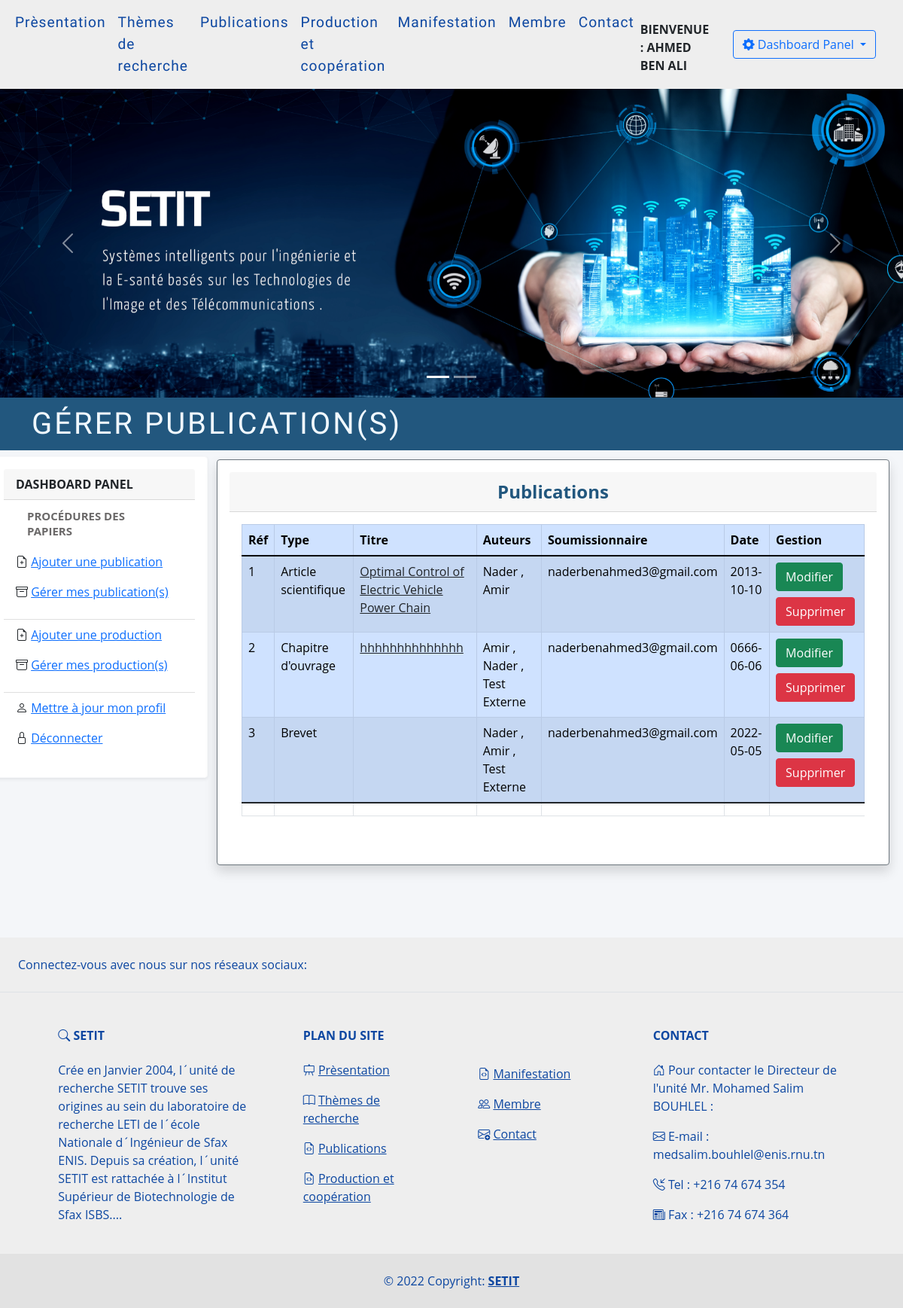
The app's page /view_paper.php (signed in) with its own data.
### tables this page shows
CREATE TABLE `lrsetitauteur_publication` (
  `id` int(11) NOT NULL,
  `id_papier` int(11) NOT NULL,
  `type` varchar(255) NOT NULL,
  `titre` varchar(255) NOT NULL,
  `auteur` varchar(255) NOT NULL,
  `mail_auteur` varchar(255) NOT NULL,
  `soumissionnaire` varchar(255) NOT NULL,
  `date` date NOT NULL,
  `approve` int(11) NOT NULL DEFAULT 0,
  `existe` tinyint(1) NOT NULL DEFAULT 1
);

### view_paper.php (the view, shortened to what this page needs)
<!DOCTYPE html>
<html lang="en">
<head>
    <link href="https://cdn.jsdelivr.net/npm/bootstrap@5.1.3/dist/css/bootstrap.min.css" rel="stylesheet">
    <link rel="stylesheet" href="https://cdn.jsdelivr.net/npm/bootstrap-icons@1.8.1/font/bootstrap-icons.css">
    <link rel="stylesheet" href="style.css" >
    <link href="https://cdn.jsdelivr.net/npm/vanilla-datatables@latest/dist/vanilla-dataTables.min.css" rel="stylesheet" type="text/css">
    <link rel="stylesheet" href="sweetalert2.min.css">
    <link rel="stylesheet" type="text/css" href="https://cdn.datatables.net/v/bs5/jq-3.6.0/jszip-2.5.0/dt-1.11.5/af-2.3.7/b-2.2.2/b-colvis-2.2.2/b-html5-2.2.2/b-print-2.2.2/cr-1.5.5/date-1.1.2/fc-4.0.2/fh-3.2.2/kt-2.6.4/r-2.2.9/rg-1.1.4/rr-1.2.8/sc-2.0.5/sb-1.3.2/sp-2.0.0/sl-1.3.4/sr-1.1.0/datatables.min.css"/>
</head>
<body>
<?php
$nom=$_SESSION['nom'];
$prenom=$_SESSION['prenom'];
$mail=$_SESSION['mail'];
require_once ("password-connection.php");
$query="SELECT * FROM `lrsetitauteur_publication` WHERE  `soumissionnaire`= '$mail' OR `mail_auteur` LIKE '%$mail%' " ;
$result=mysqli_query($con,$query);
?>
<nav class="navbar navbar-expand-lg navbar-light  sticky-top" style="background-color:#EEEEEE;" >
  <div class="container-fluid" >
    <div class="collapse navbar-collapse" id="navbarSupportedContent">
      <ul class="navbar-nav me-auto mb-2 mb-lg-0">
      <li class="nav-item dropdown">
        <a class="nav-link active" aria-current="page" href="index.php"  style="color:#0d47a1">
          Prèsentation
          </a>
        </li>
        <li class="nav-item dropdown">
          <a class="nav-link active" aria-current="page" href="theme.php"  style="color:#0d47a1">
            Thèmes de recherche
          </a>
        </li>
        <li class="nav-item">
          <a class="nav-link active" aria-current="page" href="papers.php"  style="color:#0d47a1">
            Publications
          </a>
        </li>
        <li class="nav-item dropdown">
          <a class="nav-link active" aria-current="page" href="production.php"  style="color:#0d47a1">
            Production  et coopération
          </a>
        </li>
        <li class="nav-item dropdown">
          <a class="nav-link active" aria-current="page" href="evenements.php"  style="color:#0d47a1">
          Manifestation
          </a>
        </li>
        <li class="nav-item dropdown">
          <a class="nav-link active" aria-current="page" href="membre.php"  style="color:#0d47a1">
            Membre
          </a>
        </li>
        <li class="nav-item ">
          <a class="nav-link active" aria-current="page" href="contact.php"  style="color:#0d47a1">
            Contact
          </a>
        </li>
      </ul>
      <div class="input-text mt-2">
        <span class="fw-bold"> BIENVENUE : <?php echo (strtoupper($prenom.' '.$nom));?></span>
      </div>
      <div class="dropdown mx-4">
        <button class="btn btn-outline-primary dropdown-toggle" type="button" id="dropdownMenuButton2" data-bs-toggle="dropdown" aria-expanded="false">
        <i class="bi bi-gear-fill"></i> Dashboard Panel
        </button>
      </div>
    </div>
  </div>
</nav>
<div id="demo" class="carousel slide carousel-fade" data-bs-ride="carousel">
  <div class="carousel-indicators">
    <button type="button" data-bs-target="#demo" data-bs-slide-to="0" class="active"></button>
    <button type="button" data-bs-target="#demo" data-bs-slide-to="1"></button>
  </div>
<div class="carousel-inner">
  <div class="carousel-item active">
    <img src="image/1.png" alt="image" class="d-block" style="width:100%">
  </div>
</div>
<button class="carousel-control-prev" type="button" data-bs-target="#demo" data-bs-slide="prev">
  <span class="carousel-control-prev-icon"></span>
</button>
<button class="carousel-control-next" type="button" data-bs-target="#demo" data-bs-slide="next">
  <span class="carousel-control-next-icon"></span>
</button>
</div>
  <section class="headpage ">
    <h1 class="container "style="text-color:white;">
      gérer publication(s)
    </h1>
  </section>
<div class="row">
    <div class="card border-light shadow-sm p-3 mb-5 bg-body rounded" style="width: 18rem; height:100%;">
      <div class="card-header fw-bold">
        DASHBOARD PANEL
      </div>
      <ul class="list-group list-group-flush">
        <li class="list-group-item"><p class="nav-header" style="text-transform:uppercase;">procédures des papiers</p>
          <p><i class="bi bi-file-earmark-plus"></i> <a href="add_paper.php" class="link-primary"> Ajouter une publication</a></p>
          <p><i class="bi bi-archive"></i> <a href="view_paper.php" class="link-primary"> Gérer mes publication(s)  </a></p>
        </li>
        <li class="list-group-item">
          <p><i class="bi bi-file-earmark-plus"></i> <a href="projet.php" class="link-primary"> Ajouter une production </a></p>
          <p><i class="bi bi-archive"></i> <a href="view_projet.php" class="link-primary"> Gérer mes production(s)  </a></p>
        </li>
          <li class="list-group-item">
          <p><i class="bi bi-person"></i> <a href="update_profile.php" class="link-primary"> Mettre à jour mon profil</a></p>
          <p><i class="bi bi-lock"></i> <a href="logout.php" class="link-primary">Déconnecter</a></p>
        </li>
      </ul>
    </div>
<div class="col-9 mt-1">
    <div class="card border-secondary shadow p-3 mb-5 bg-body rounded  ">
      <div class="card-header text-center fw-bold fs-4" style="color:#22577E">Publications</div>
        <div class="card-body">
          <div class="table-responsive table">
            <table id="paper_table" class="table table-bordered table-striped">
              <thead class="table-primary  ">
                <tr>
                  <th>Réf</th>
                  <th>Type</th>
                  <th>Titre</th>
                  <th>Auteurs</th>
                  <th>Soumissionnaire</th>
                  <th>Date</th>
                  <th>Gestion</th>
                </tr>
              </thead>
              <tbody class="table-primary">
                <tr >
                  <?php
                    $i=1;
                    while($row=mysqli_fetch_array($result)){
                      $id=$row['0'];
                      $id_papier=$row['1'];
                      $tab=$row['2'];
                    ?>
                    <td ><?php echo($i)?></td>
                    <td ><?php echo (ucfirst($row['2']) )?></td>
                    <td><a href="description_publication.php?id_papier=<?=($id_papier);?>&type=<?=($tab);?>&id=<?=($id);?>" class="link-dark"><?php echo ($row['3'])?></a></td>
                    <td><?php echo ucwords($row['4']) ?></td>
                    <td><?php echo ($row['6'])?></td>
                    <td><?php echo ($row['7'])?></td>
                    <td><a href="papier_edit.php?id_papier=<?=($id_papier);?>&type=<?=($tab);?>&id=<?=($id);?> "target="_blank"><button class="btn btn-success">Modifier</button></a><button type="button" name="delete_paper_btn" class="btn btn-danger delete_paper_btn mt-2" value="<?=$id;?>" >Supprimer</button></td>
                </tr>
                <?php
                $i++;
                }
                ?>
              </tbody>
              <tfoot>
                              <tr>
                                  <th></th>
                                  <th></th>
                                  <th></th>
                                  <th></th>
                                  <th></th>
                                  <th></th>
                              </tr>
                          </tfoot>
    </table>
    </div>
</div>
</div>
              </div>
<?php
  include('footer.php')
?>
</body>
</html>

### footer.php (shortened to what this page needs)
<html lang="en">
<head>
    <link href="https://cdn.jsdelivr.net/npm/bootstrap@5.1.3/dist/css/bootstrap.min.css" rel="stylesheet">
    <link rel="stylesheet" href="https://cdn.jsdelivr.net/npm/bootstrap-icons@1.8.1/font/bootstrap-icons.css">
    <link rel="stylesheet" href="style.css" >
    <link rel="stylesheet" href="sweetalert2.min.css">
</head>
<body>
<footer class="text-center text-lg-start  text-muted mt-5" style="background-color:#EEEEEE;">
  <section
    class="d-flex justify-content-center justify-content-lg-between p-4 border-bottom">
    <div class="me-5 d-none d-lg-block" style="color:#0d47a1">
      <span>Connectez-vous avec nous sur nos réseaux sociaux:</span>
    </div>
    <div>
    </div>
  </section>
  <section class="">
    <div class="container text-center text-md-start mt-5">
      <div class="row mt-3">
        <div class="col-md-3 col-lg-4 col-xl-3 mx-auto mb-4">
          <h6 class="text-uppercase fw-bold mb-4" style="color:#0d47a1">
          <i class="bi bi-search"></i>  SETIT
          </h6>
          <p style="color:#0d47a1">
          Crée en Janvier 2004, l´unité de recherche SETIT trouve ses origines au sein du laboratoire de recherche LETI de l´école Nationale d´Ingénieur de Sfax ENIS. Depuis sa création, l´unité SETIT est rattachée à l´Institut Supérieur de Biotechnologie de Sfax ISBS....
          </p>
        </div>
        <div class="col-md-2 col-lg-2 col-xl-2 mx-auto mb-4" style="color:#0d47a1">
          <h6 class="text-uppercase fw-bold mb-4">
          Plan du site
          </h6>
          <p>
          <i class="bi bi-easel"></i>  <a href="index.php" class="text-reset">Prèsentation</a>
          </p>
          <p>
          <i class="bi bi-book"></i> <a href="theme.php" class="text-reset">Thèmes de recherche</a>
          </p>
          <p>
          <i class="bi bi-file-earmark-code"></i> <a href="papers.php" target="_blank" class="text-reset">Publications</a>
          </p>
          <p>
          <i class="bi bi-file-earmark-code"></i> <a href="production.php" class="text-reset">Production  et coopération</a>
          </p>
        </div>
        <div class="col-md-2 col-lg-2 col-xl-2 mx-auto mb-4 mt-5" style="color:#0d47a1">
        <p>
            <i class="bi bi-file-earmark-code"></i> <a href="evenements.php" class="text-reset">Manifestation</a>
          </p>
          <p>
          <i class="bi bi-people"></i> <a href="membre.php" class="text-reset">Membre</a>
          </p>
          <p>
          <i class="bi bi-envelope-plus"></i> <a href="contact.php" class="text-reset">Contact</a>
          </p>
        </div>
        <div class="col-md-4 col-lg-3 col-xl-3 mx-auto mb-md-0 mb-4 ">
          <h6 class="text-uppercase fw-bold mb-4" style="color:#0d47a1">
            Contact
          </h6>
          <p style="color:#0d47a1"><i class="bi bi-house-door" ></i>   Pour contacter le Directeur de l'unité Mr. Mohamed Salim BOUHLEL :</p>
          <p style="color:#0d47a1">
          <i class="bi bi-envelope"></i>
              E-mail : medsalim.bouhlel@enis.rnu.tn
          </p>
          <p style="color:#0d47a1"><i class="bi bi-telephone-inbound"></i> Tel : +216 74 674 354</p>
          <p style="color:#0d47a1"><i class="bi bi-newspaper"></i>   Fax : +216 74 674 364</p>
        </div>
      </div>
    </div>
  </section>
  <div class="text-center p-4" style="background-color: rgba(0, 0, 0, 0.05); color:#0d47a1;" >
    © 2022 Copyright:
    <a class="text-reset fw-bold" href="">SETIT </a>
  </div>
</footer>
</body>
</html>

### style.css (style rules this page uses)
.headpage { background-position-x: left; background-position-y: top; background-size: initial; background-attachment: scroll; background-origin: initial; background-clip: initial; background-color: #22577E; }
.headpage h1 { line-height: 70px; text-transform: uppercase; font-weight: normal; font-family: 'Yanone Kaffeesatz', sans-serif; color: aliceblue; letter-spacing: 3px; }
.nav-header { display: block; padding: 3px 15px; font-size: 15px; font-weight: bold; line-height: 20px; color: #6b6969; text-shadow: 0 1px 0 rgb(255 255 255 / 50%); text-transform: uppercase; }
body { background-color: #f4f6f9; font-family: "Open Sans", "Segoe UI", "Helvetica Neue", Arial, sans-serif }
ul { cursor: pointer; }
.nav-item { color: #83818c; text-decoration: none; z-index: 1; font-family: "Yanone Kaffeesatz", "Segoe UI", "Helvetica Neue", Arial, sans-serif; position: relative; font-size: 1.2em; letter-spacing: 1px; }
.nav-item:before { content: ""; position: absolute; bottom: -6px; left: 0; width: 100%; height: 5px; background-color: #0d47a1; border-radius: 8px 8px 0 0; opacity: 0; transition: 0.3s; }

### records on screen
lrsetitauteur_publication: type "Article scientifique", titre "Optimal Control of Electric Vehicle Power Chain", auteur "Nader , Amir", soumissionnaire "naderbenahmed3@gmail.com", date "2013-10-10", $id 8 (drawn)
lrsetitauteur_publication: type "Chapitre d'ouvrage", titre "hhhhhhhhhhhhhh", auteur "Amir , Nader , Test Externe", soumissionnaire "naderbenahmed3@gmail.com", date "0666-06-06", $id 9 (drawn)
lrsetitauteur_publication: type "Brevet", auteur "Nader , Amir , Test Externe", soumissionnaire "naderbenahmed3@gmail.com", date "2022-05-05", $id 16 (drawn)

### other values on screen
$prenom.' '.$nom "AHMED BEN ALI"
